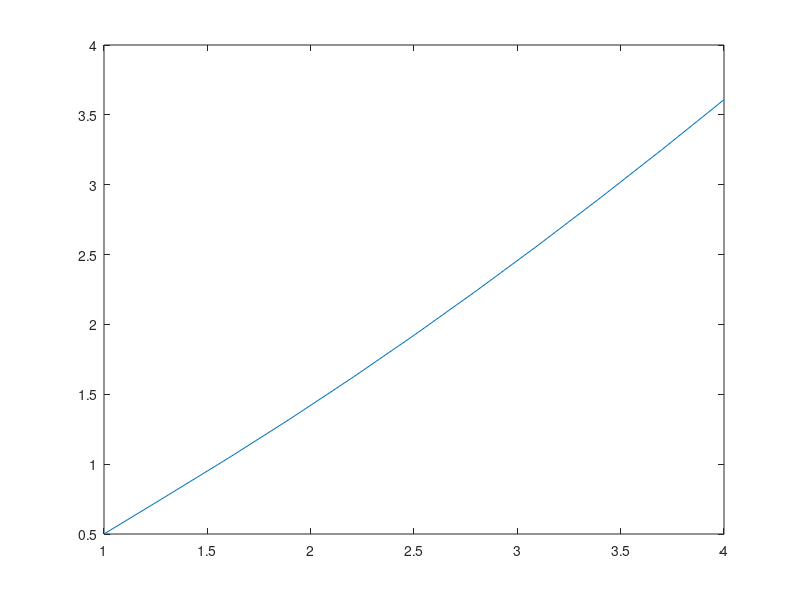

This figure's MATLAB source: (Note: this script raises an error after producing the figure.)
% this script uses Improved euler method to approximate the solution of a 
% differential function unlike euelr which uses rectangles 
% improved euler uses trapezoid 

% the formula for Imporved Euler Method is y_n+1 = y_n +0.5(k_1 + k_2 )
% whereas k_1 = h*f(x_n, y_n)
% whreas k_2 = h*f(x_n + h, y_n + h)

% EXMAPLE 1 
% solve using Improved Euler Method the diff equation dy/dx = x + y 
% whereas y(0) =1 
% when x = 1, use h =0.1 

h =0.3; % initialize the given parameters 
x_nf = 4; 
x_o = 1;
y_o = 0.5;

N =(x_nf - x_o)/ h; % initialize the number of iterations

x_n = [];   % initialize Empty Sets to be filled with data 
y_n = [];
k_1 = [];
k_2 = [];

for n = 1:N % iterations and formulas 
    x_n(1) = x_o;
    y_n(1) = y_o;
    
    func_1 = (-y_n(n)^(3) + x_n(n)^(4) ) / ( (x_n(n)*y_n(n)^(2))...
        + (x_n(n)^(3)*y_n(n)^(1/2))  );  
    k_1(n) = h * func_1;
    
    func_2 = (-(y_n(n) + k_1(n) )^(3) + (x_n(n) + h )^(4) ) / ( ((x_n(n) + h)*(y_n(n) + k_1(n) )^(2))...
        + ((x_n(n) + h)^(3)*(y_n(n) + k_1(n) )^(1/2))  );
    k_2(n)= h * func_2;
    
    y_n(n+1)= y_n(n) + 0.5*(k_1(n) + k_2(n));
    x_n(n+1) = x_n(n) + h;   
end

k_1(N+1) = 0;
k_2(N+1)= 0;

plot ( x_n , y_n )
T = table ( x_n' , y_n', k_1' , k_2');
T.Properties.VariableNames = {'x' 'y' 'k_1' 'k_2'}


